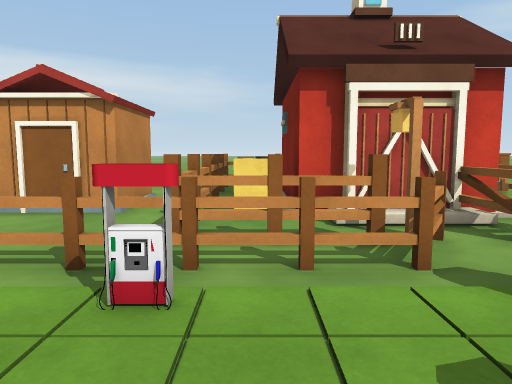
view 1 (above)

12 first-person views from a walk through a Unity game level. The camera is 1.3 m above the floor, tilts 6° down and sees 70° across. The floor is counted in squares, 1 m on a side. Each view is taken from the middle of a square. On the plan, view 1 faces up. The plan holds only what a view shows up to about 15 squares ahead; the rest is blank. The place goes on beyond the plan. Some surface patterns are stand-ins.

view 2
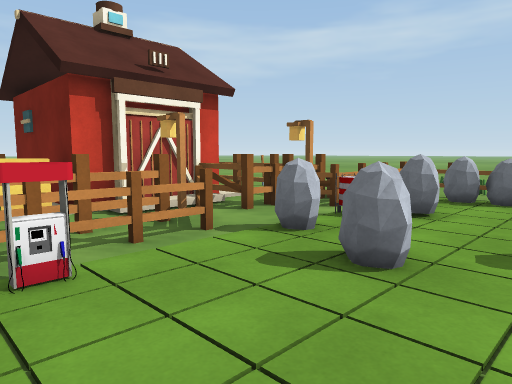

view 3
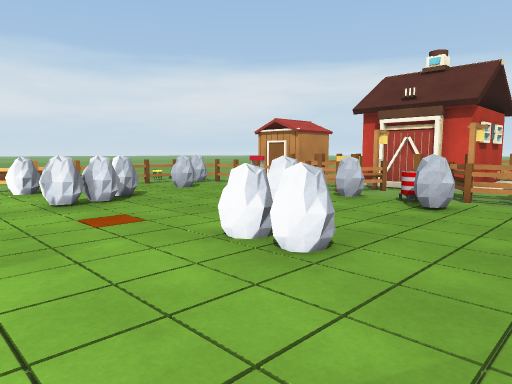

view 4
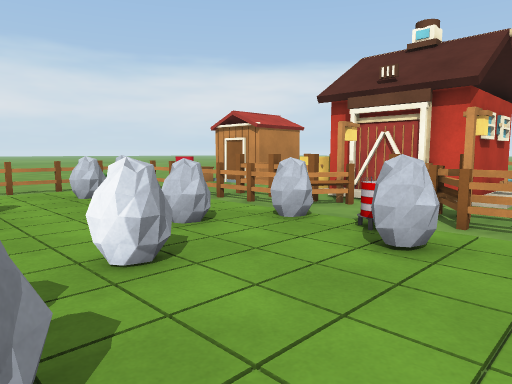

view 5
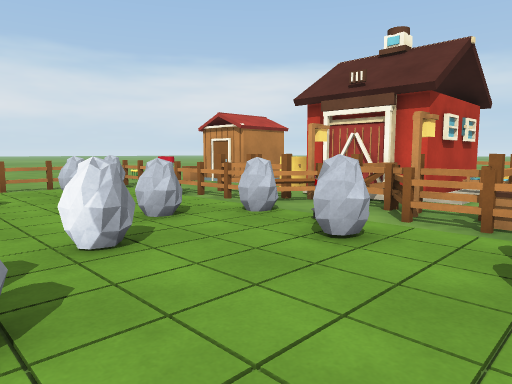

view 6
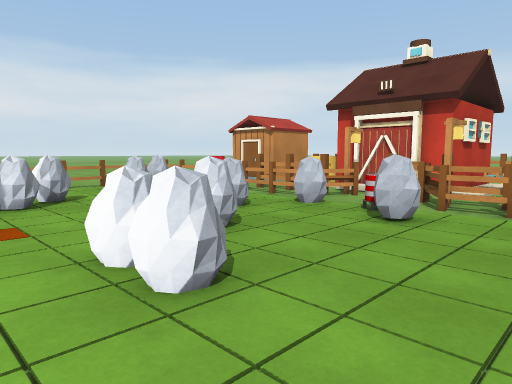

view 7
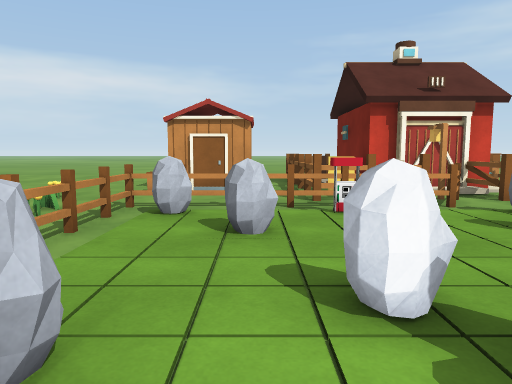

view 8
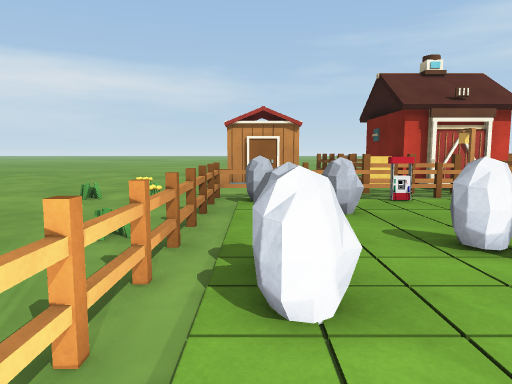

view 9
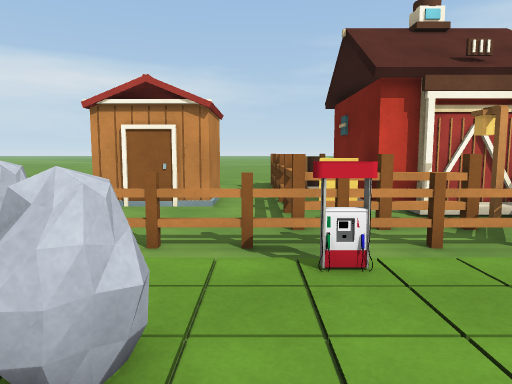

view 10
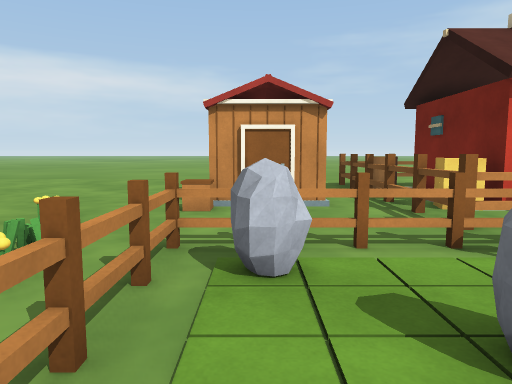

view 11
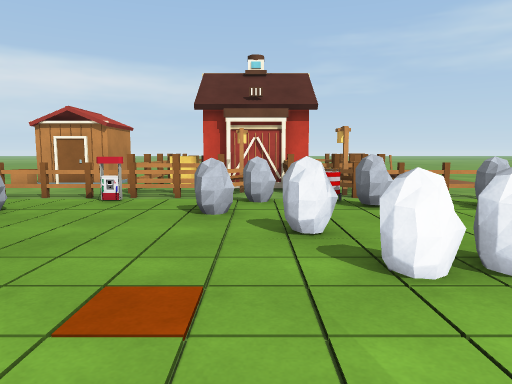

view 12
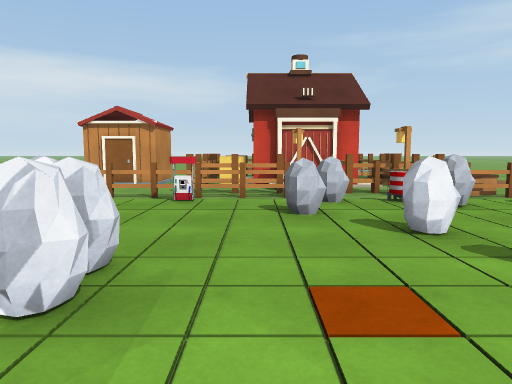

### Floor plan
Key: @ floor where view 1 was taken; # wall or solid block; . floor; = window, fence, low wall or low ledge; ^ raised ledge; T thing the floor can be seen under or through; O other object.
Columns run from 15 left of view 1 to 11 right of it. Each row starts with its distance up from view 1.
 14 .....      ...^O
 13 .......    ...#OO   O OO^
 12  ......     . ^^OOOOO
 11   .....   O O ^ OOOOO^^
 10   ......  OOO.^^OOOOO==
  9    ......OOOO.^OOOOOO^^
  8 ........^OOO..=OOOOOO^^
  7 ..............#  ##^^^^
  6  .....O.......#OOOO^OOO
  5   ............OOOOOOOOO^^.
  4   .......^^=TTT=##...#=..=
  3    ......^O...O...O.O....#.
  2     .....T...........O..O=.
  1     .....T..O....O......O
  0      ....T.....@.........
 -1       ...=.........O.....
 -2       ...#...OO..........
 -3         .=OO..O.....OO...
 -4         .=OO..O..........
 -5          #...............
 -6                 ........
 -7           .     . .  .. .

Positions as (right, up) in squares from view 1, and headings:
1: (0, 0), facing up
2: (-2, -1), facing up-right
3: (9, -7), facing up-left
4: (8, -3), facing up-left
5: (9, -3), facing up-left
6: (9, -5), facing up-left
7: (-3, -5), facing up
8: (-5, -7), facing up
9: (-2, -1), facing up
10: (-5, -1), facing up
11: (3, -7), facing up
12: (1, -7), facing up
